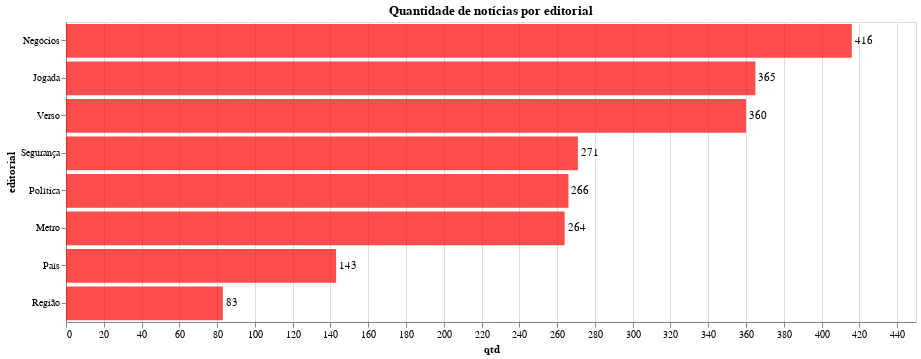

This figure's notebook cell:
### Markdown cell above
**Editorias com maior número de notícias:**

### Code cell
df_edi=dados.groupby('editorial').size().sort_values(ascending=False).reset_index().rename(columns={0:'qtd'})
chart=alt.Chart(df_edi).mark_bar(
    color='red',
    opacity=0.7
    ).encode(
        x='qtd',
        y=alt.Y('editorial', sort='-x')
    ).properties(
            title='Quantidade de notícias por editorial'
            )

text = chart.mark_text(
        align='left',
        baseline='middle',
        dx=3  
    ).encode(
            text='qtd'
        )

chart_final=(chart + text).properties(height=300, width=850)
chart_final.save('frequencia_editorial.html')
chart_final

### Figure 1 — Vega-Lite specification as saved in the notebook (floating-point values rounded to 4 significant figures)
{"config": {"view": {"continuousWidth": 400, "continuousHeight": 300}}, "layer": [{"mark": {"type": "bar", "color": "red", "opacity": 0.7}, "encoding": {"x": {"type": "quantitative", "field": "qtd"}, "y": {"type": "nominal", "field": "editorial", "sort": "-x"}}, "title": "Quantidade de notícias por editorial"}, {"mark": {"type": "text", "align": "left", "baseline": "middle", "dx": 3}, "encoding": {"text": {"type": "quantitative", "field": "qtd"}, "x": {"type": "quantitative", "field": "qtd"}, "y": {"type": "nominal", "field": "editorial", "sort": "-x"}}, "title": "Quantidade de notícias por editorial"}], "data": {"name": "data-d86fffaad2edd9ff816808d4ad633553"}, "height": 300, "width": 850, "$schema": "https://vega.github.io/schema/vega-lite/v4.8.1.json", "datasets": {"data-d86fffaad2edd9ff816808d4ad633553": [{"editorial": "Negócios", "qtd": 416}, {"editorial": "Jogada", "qtd": 365}, {"editorial": "Verso", "qtd": 360}, {"editorial": "Segurança", "qtd": 271}, {"editorial": "Política", "qtd": 266}, {"editorial": "Metro", "qtd": 264}, {"editorial": "País", "qtd": 143}, {"editorial": "Região", "qtd": 83}]}}
